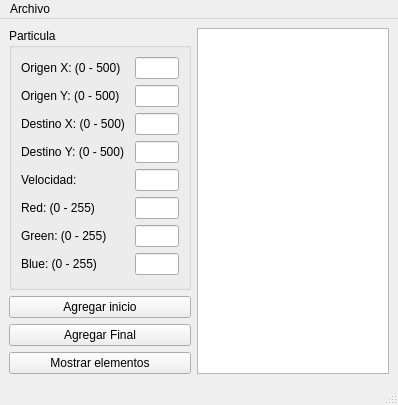
<?xml version="1.0" encoding="UTF-8"?>
<ui version="4.0">
 <class>MainWindow</class>
 <widget class="QMainWindow" name="MainWindow">
  <property name="geometry">
   <rect>
    <x>0</x>
    <y>0</y>
    <width>398</width>
    <height>405</height>
   </rect>
  </property>
  <property name="windowTitle">
   <string>MainWindow</string>
  </property>
  <widget class="QWidget" name="centralwidget">
   <layout class="QGridLayout" name="gridLayout_2">
    <item row="4" column="0">
     <widget class="QPushButton" name="Mostrar_pushButton">
      <property name="text">
       <string>Mostrar elementos</string>
      </property>
     </widget>
    </item>
    <item row="2" column="0">
     <widget class="QPushButton" name="Agregar_inicio_pushButton">
      <property name="text">
       <string>Agregar inicio</string>
      </property>
     </widget>
    </item>
    <item row="1" column="0">
     <widget class="QGroupBox" name="groupBox">
      <property name="title">
       <string>Particula</string>
      </property>
      <layout class="QGridLayout" name="gridLayout">
       <item row="4" column="1">
        <widget class="QLabel" name="Velocidad">
         <property name="text">
          <string>Velocidad:</string>
         </property>
        </widget>
       </item>
       <item row="2" column="3" colspan="2">
        <widget class="QLineEdit" name="DestinoX_lineEdit"/>
       </item>
       <item row="3" column="1" colspan="2">
        <widget class="QLabel" name="DestinoY">
         <property name="text">
          <string>Destino Y: (0 - 500) </string>
         </property>
        </widget>
       </item>
       <item row="2" column="1" colspan="2">
        <widget class="QLabel" name="DestinoX">
         <property name="text">
          <string>Destino X: (0 - 500) </string>
         </property>
        </widget>
       </item>
       <item row="1" column="1">
        <widget class="QLabel" name="Origen_Y">
         <property name="text">
          <string>Origen Y: (0 - 500)</string>
         </property>
        </widget>
       </item>
       <item row="3" column="3" colspan="2">
        <widget class="QLineEdit" name="DestinoY_lineEdit"/>
       </item>
       <item row="8" column="3" colspan="2">
        <widget class="QLineEdit" name="Red_lineEdit"/>
       </item>
       <item row="12" column="1">
        <widget class="QLabel" name="Green">
         <property name="text">
          <string>Green: (0 - 255)</string>
         </property>
        </widget>
       </item>
       <item row="8" column="1">
        <widget class="QLabel" name="Red">
         <property name="text">
          <string>Red: (0 - 255)</string>
         </property>
        </widget>
       </item>
       <item row="14" column="1">
        <widget class="QLabel" name="Blue">
         <property name="text">
          <string>Blue: (0 - 255)</string>
         </property>
        </widget>
       </item>
       <item row="12" column="3" colspan="2">
        <widget class="QLineEdit" name="Green_lineEdit"/>
       </item>
       <item row="4" column="3" colspan="2">
        <widget class="QLineEdit" name="Velocidad_lineEdit"/>
       </item>
       <item row="14" column="3" colspan="2">
        <widget class="QLineEdit" name="Blue_lineEdit"/>
       </item>
       <item row="0" column="1">
        <widget class="QLabel" name="Origen_X">
         <property name="text">
          <string>Origen X: (0 - 500)</string>
         </property>
        </widget>
       </item>
       <item row="1" column="3" colspan="2">
        <widget class="QLineEdit" name="Origen_Y_lineEdit"/>
       </item>
       <item row="0" column="3" colspan="2">
        <widget class="QLineEdit" name="Origen_X_lineEdit"/>
       </item>
      </layout>
     </widget>
    </item>
    <item row="3" column="0">
     <widget class="QPushButton" name="Agregar_final_pushButton">
      <property name="text">
       <string>Agregar Final</string>
      </property>
     </widget>
    </item>
    <item row="1" column="1" rowspan="4">
     <widget class="QPlainTextEdit" name="Salida"/>
    </item>
   </layout>
  </widget>
  <widget class="QMenuBar" name="menubar">
   <property name="geometry">
    <rect>
     <x>0</x>
     <y>0</y>
     <width>398</width>
     <height>22</height>
    </rect>
   </property>
   <widget class="QMenu" name="menuArchivo">
    <property name="title">
     <string>Archivo</string>
    </property>
    <addaction name="actionAbrir"/>
    <addaction name="actionGuardar"/>
   </widget>
   <addaction name="menuArchivo"/>
  </widget>
  <widget class="QStatusBar" name="statusbar"/>
  <action name="actionAbrir">
   <property name="text">
    <string>Abrir</string>
   </property>
   <property name="shortcut">
    <string>Ctrl+O</string>
   </property>
  </action>
  <action name="actionGuardar">
   <property name="text">
    <string>Guardar</string>
   </property>
   <property name="shortcut">
    <string>Ctrl+S</string>
   </property>
  </action>
 </widget>
 <resources/>
 <connections/>
</ui>
